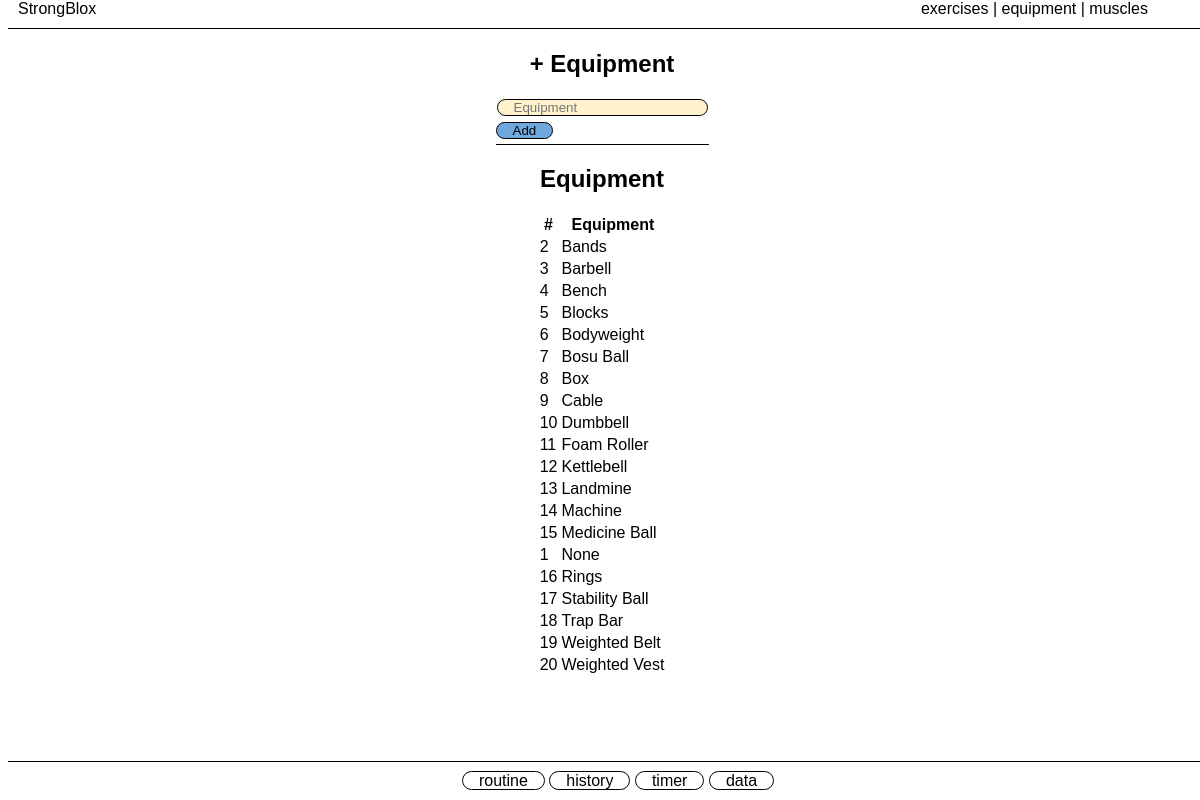
Screenshot of /equipment with the database file from the repository.
### tables this page shows
CREATE TABLE equipments (
        equipment_id INTEGER PRIMARY KEY,
        equipment TEXT NOT NULL
    );

### app.py (the view)
@app.route("/equipment", methods=["GET", "POST"])
def equipment():
    if request.method == "POST":
        equipment = request.form.get("equipment")
        db = sqlite3.connect("workouts.db")
        cur = db.cursor()
        cur.execute(
            "INSERT INTO equipments (equipment) VALUES(?)", (equipment,))
        db.commit()
        db.close()
        return redirect("/equipment")
    else:
        db = sqlite3.connect("workouts.db")
        db.row_factory = sqlite3.Row
        cur = db.cursor()
        cur.execute("SELECT * FROM equipments ORDER BY equipment")
        equipments = cur.fetchall()
        return render_template("equipment.html", equipments=equipments)

### app.py (called while the page is built)
@app.after_request
def after_request(response):
    response.headers["Cache-Control"] = "no-cache, no-store, must-revalidate"
    response.headers["Expires"] = 0
    response.headers["Pragma"] = "no-cache"
    return response

### templates/equipment.html (shortened to what this page needs)
{% extends "layout.html" %}
{% block body %}
    <div class="container">
        <div class="section interactive">
            <h2>+ Equipment</h2>
            <form action="/equipment" method="post">
                <input autocomplete="off" autofocus name="equipment" placeholder="Equipment" type="text">
                <br>
                <input class="lists" type="submit" value="Add">
            </form>
        </div>
        <div class="section data">
            <h2>Equipment</h2>
            <div class="table-responsive">
                <table class="table">
                    <thead>
                        <tr>
                            <th>#</th>
                            <th>Equipment</th>
                        </tr>
                    </thead>
                    <tbody>
                        {% for equipment in equipments %}
                            <tr>
                                <td>{{ equipment.equipment_id }}</td>
                                <td>{{ equipment.equipment }}</td>
                            </tr>
                        {% endfor %}
                    </tbody>
                </table>
            </div>
        </div>
    </div>
{% endblock %}

### static/styles.css (style rules this page uses)
* { font-family: 'Trebuchet MS', sans-serif; }
h2 { text-align: center; }
.container { margin-bottom: 50px; padding-bottom: 10px; position: fixed; width: 99%; overflow: auto; top: 30px; bottom: 0px; }
.section { margin-left: auto; margin-right: auto; width: fit-content; }
.interactive { background-color: white; border-bottom: 1px solid black; }
.data { background-color: white; }
input { background-color: #fff2cc; color: black; border: 1px solid black; border-radius: 12px; padding: .01em 16px; margin: 1px; margin-bottom: 5px; }
.lists { margin-left: auto; margin-right: auto; width: fit-content; background-color: #6fa8dc; }

### rows the page displays
equipments: equipment_id "2", equipment "Bands"
equipments: equipment_id "3", equipment "Barbell"
equipments: equipment_id "4", equipment "Bench"
equipments: equipment_id "5", equipment "Blocks"
equipments: equipment_id "6", equipment "Bodyweight"
equipments: equipment_id "7", equipment "Bosu Ball"
equipments: equipment_id "8", equipment "Box"
equipments: equipment_id "9", equipment "Cable"
equipments: equipment_id "10", equipment "Dumbbell"
equipments: equipment_id "11", equipment "Foam Roller"
equipments: equipment_id "12", equipment "Kettlebell"
equipments: equipment_id "13", equipment "Landmine"
equipments: equipment_id "14", equipment "Machine"
equipments: equipment_id "15", equipment "Medicine Ball"
equipments: equipment_id "1", equipment "None"
equipments: equipment_id "16", equipment "Rings"
equipments: equipment_id "17", equipment "Stability Ball"
equipments: equipment_id "18", equipment "Trap Bar"
equipments: equipment_id "19", equipment "Weighted Belt"
equipments: equipment_id "20", equipment "Weighted Vest"
